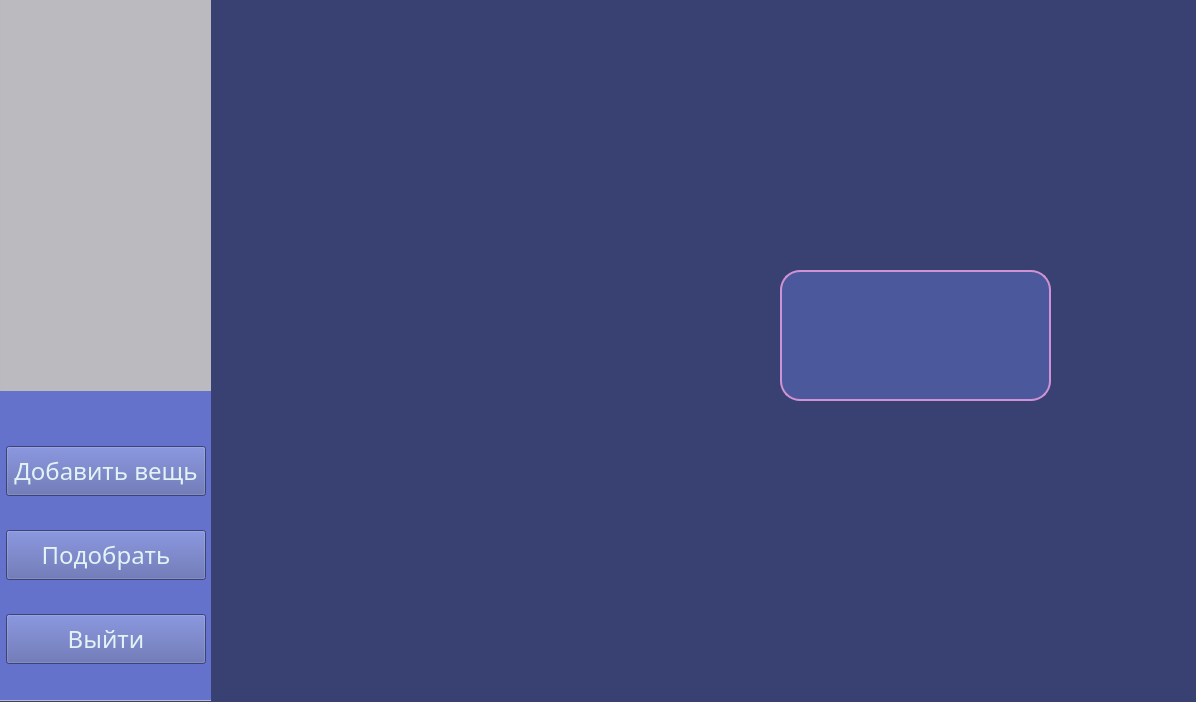
<?xml version="1.0" encoding="UTF-8"?>
<ui version="4.0">
 <class>CWW</class>
 <widget class="QMainWindow" name="CWW">
  <property name="geometry">
   <rect>
    <x>0</x>
    <y>0</y>
    <width>1196</width>
    <height>702</height>
   </rect>
  </property>
  <property name="baseSize">
   <size>
    <width>5</width>
    <height>0</height>
   </size>
  </property>
  <property name="windowTitle">
   <string>Connection with Weather</string>
  </property>
  <property name="windowIcon">
   <iconset>
    <normaloff>../icon/icon4.png</normaloff>../icon/icon4.png</iconset>
  </property>
  <property name="styleSheet">
   <string notr="true">background-color: rgb(57, 65, 115);</string>
  </property>
  <property name="animated">
   <bool>true</bool>
  </property>
  <widget class="QWidget" name="centralwidget">
   <widget class="QFrame" name="frame">
    <property name="geometry">
     <rect>
      <x>0</x>
      <y>0</y>
      <width>211</width>
      <height>701</height>
     </rect>
    </property>
    <property name="styleSheet">
     <string notr="true">background-color: rgb(189, 189, 190);</string>
    </property>
    <property name="frameShape">
     <enum>QFrame::NoFrame</enum>
    </property>
    <property name="frameShadow">
     <enum>QFrame::Raised</enum>
    </property>
    <widget class="QFrame" name="frame_2">
     <property name="geometry">
      <rect>
       <x>0</x>
       <y>389</y>
       <width>211</width>
       <height>311</height>
      </rect>
     </property>
     <property name="styleSheet">
      <string notr="true">background-color: rgb(101, 114, 203);</string>
     </property>
     <property name="frameShape">
      <enum>QFrame::NoFrame</enum>
     </property>
     <property name="frameShadow">
      <enum>QFrame::Raised</enum>
     </property>
     <layout class="QGridLayout" name="gird" rowstretch="0,0,0" columnstretch="0">
      <property name="sizeConstraint">
       <enum>QLayout::SetDefaultConstraint</enum>
      </property>
      <property name="leftMargin">
       <number>6</number>
      </property>
      <property name="topMargin">
       <number>29</number>
      </property>
      <property name="rightMargin">
       <number>5</number>
      </property>
      <property name="bottomMargin">
       <number>8</number>
      </property>
      <property name="horizontalSpacing">
       <number>14</number>
      </property>
      <property name="verticalSpacing">
       <number>6</number>
      </property>
      <item row="2" column="0">
       <widget class="QPushButton" name="btn_exit">
        <property name="enabled">
         <bool>true</bool>
        </property>
        <property name="sizePolicy">
         <sizepolicy hsizetype="Minimum" vsizetype="Minimum">
          <horstretch>0</horstretch>
          <verstretch>0</verstretch>
         </sizepolicy>
        </property>
        <property name="minimumSize">
         <size>
          <width>100</width>
          <height>50</height>
         </size>
        </property>
        <property name="maximumSize">
         <size>
          <width>300</width>
          <height>50</height>
         </size>
        </property>
        <property name="font">
         <font>
          <family>Candara Light</family>
          <pointsize>18</pointsize>
         </font>
        </property>
        <property name="cursor">
         <cursorShape>PointingHandCursor</cursorShape>
        </property>
        <property name="toolTip">
         <string>Закрыть приложение</string>
        </property>
        <property name="styleSheet">
         <string notr="true">QPushButton {
	background-color: rgb(82, 94, 166);
	color: rgb(227, 243, 245);
	border-left: 1px sold rgb(89, 102, 180);
	border-right: 1px sold rgb(89, 102, 180);
	border-bottom: 5px sold rgb(89, 102, 180);
}
QPushButton:hover {
	background-color: rgb(211, 74, 40);
	border-left: 1px sold rgb(110, 225, 250);
	border-right: 1px sold rgb(110, 225, 250);
	border-bottom: 5px sold rgb(110, 225, 250);
}</string>
        </property>
        <property name="text">
         <string>Выйти</string>
        </property>
        <property name="shortcut">
         <string>Return, 3</string>
        </property>
       </widget>
      </item>
      <item row="0" column="0">
       <widget class="QPushButton" name="btn_append">
        <property name="enabled">
         <bool>true</bool>
        </property>
        <property name="sizePolicy">
         <sizepolicy hsizetype="Minimum" vsizetype="Minimum">
          <horstretch>0</horstretch>
          <verstretch>0</verstretch>
         </sizepolicy>
        </property>
        <property name="minimumSize">
         <size>
          <width>100</width>
          <height>50</height>
         </size>
        </property>
        <property name="maximumSize">
         <size>
          <width>300</width>
          <height>50</height>
         </size>
        </property>
        <property name="font">
         <font>
          <family>Candara Light</family>
          <pointsize>18</pointsize>
         </font>
        </property>
        <property name="cursor">
         <cursorShape>PointingHandCursor</cursorShape>
        </property>
        <property name="toolTip">
         <string>Добавьте новую вещь</string>
        </property>
        <property name="styleSheet">
         <string notr="true">QPushButton {
	background-color: rgb(82, 94, 166);
	color: rgb(227, 243, 245);
	border-left: 1px sold rgb(89, 102, 180);
	border-right: 1px sold rgb(89, 102, 180);
	border-bottom: 5px sold rgb(89, 102, 180);
}
QPushButton:hover {
	background-color: rgb(98, 113, 198);
	border-left: 1px sold rgb(110, 225, 250);
	border-right: 1px sold rgb(110, 225, 250);
	border-bottom: 5px sold rgb(110, 225, 250);
}</string>
        </property>
        <property name="text">
         <string>Добавить вещь</string>
        </property>
        <property name="shortcut">
         <string>Return, 1</string>
        </property>
       </widget>
      </item>
      <item row="1" column="0">
       <widget class="QPushButton" name="btn_selection">
        <property name="enabled">
         <bool>true</bool>
        </property>
        <property name="sizePolicy">
         <sizepolicy hsizetype="Minimum" vsizetype="Minimum">
          <horstretch>0</horstretch>
          <verstretch>0</verstretch>
         </sizepolicy>
        </property>
        <property name="minimumSize">
         <size>
          <width>100</width>
          <height>50</height>
         </size>
        </property>
        <property name="maximumSize">
         <size>
          <width>300</width>
          <height>50</height>
         </size>
        </property>
        <property name="font">
         <font>
          <family>Candara Light</family>
          <pointsize>18</pointsize>
         </font>
        </property>
        <property name="cursor">
         <cursorShape>PointingHandCursor</cursorShape>
        </property>
        <property name="toolTip">
         <string>Подберите одежду по погоде</string>
        </property>
        <property name="styleSheet">
         <string notr="true">QPushButton {
	background-color: rgb(82, 94, 166);
	color: rgb(227, 243, 245);
	border-left: 1px sold rgb(89, 102, 180);
	border-right: 1px sold rgb(89, 102, 180);
	border-bottom: 5px sold rgb(89, 102, 180);
}
QPushButton:hover {
	background-color: rgb(98, 113, 198);
	border-left: 1px sold rgb(110, 225, 250);
	border-right: 1px sold rgb(110, 225, 250);
	border-bottom: 5px sold rgb(110, 225, 250);
}</string>
        </property>
        <property name="text">
         <string>Подобрать</string>
        </property>
        <property name="shortcut">
         <string>Return, 2</string>
        </property>
       </widget>
      </item>
     </layout>
    </widget>
    <widget class="QLabel" name="giflabel">
     <property name="geometry">
      <rect>
       <x>0</x>
       <y>0</y>
       <width>211</width>
       <height>391</height>
      </rect>
     </property>
     <property name="cursor">
      <cursorShape>CrossCursor</cursorShape>
     </property>
     <property name="text">
      <string/>
     </property>
    </widget>
    <widget class="QTextEdit" name="time_edit">
     <property name="geometry">
      <rect>
       <x>0</x>
       <y>0</y>
       <width>211</width>
       <height>391</height>
      </rect>
     </property>
     <property name="font">
      <font>
       <family>BN Expoo</family>
       <pointsize>48</pointsize>
      </font>
     </property>
     <property name="focusPolicy">
      <enum>Qt::NoFocus</enum>
     </property>
     <property name="autoFillBackground">
      <bool>false</bool>
     </property>
     <property name="styleSheet">
      <string notr="true">color: rgb(0, 0, 0);
background: rgba(0,0,255,1%);
</string>
     </property>
     <property name="readOnly">
      <bool>true</bool>
     </property>
     <property name="html">
      <string>&lt;!DOCTYPE HTML PUBLIC &quot;-//W3C//DTD HTML 4.0//EN&quot; &quot;http://www.w3.org/TR/REC-html40/strict.dtd&quot;&gt;
&lt;html&gt;&lt;head&gt;&lt;meta name=&quot;qrichtext&quot; content=&quot;1&quot; /&gt;&lt;style type=&quot;text/css&quot;&gt;
p, li { white-space: pre-wrap; }
&lt;/style&gt;&lt;/head&gt;&lt;body style=&quot; font-family:'BN Expoo'; font-size:48pt; font-weight:400; font-style:normal;&quot;&gt;
&lt;p align=&quot;center&quot; style=&quot;-qt-paragraph-type:empty; margin-top:0px; margin-bottom:0px; margin-left:0px; margin-right:0px; -qt-block-indent:0; text-indent:0px; font-size:36pt;&quot;&gt;&lt;br /&gt;&lt;/p&gt;&lt;/body&gt;&lt;/html&gt;</string>
     </property>
    </widget>
   </widget>
   <widget class="QLabel" name="imglabel">
    <property name="geometry">
     <rect>
      <x>480</x>
      <y>200</y>
      <width>431</width>
      <height>251</height>
     </rect>
    </property>
    <property name="text">
     <string/>
    </property>
   </widget>
   <widget class="QTextEdit" name="temp">
    <property name="geometry">
     <rect>
      <x>780</x>
      <y>270</y>
      <width>271</width>
      <height>131</height>
     </rect>
    </property>
    <property name="styleSheet">
     <string notr="true">QTextEdit {
	border: 2px solid rgb(207, 146, 212);
	border-radius: 20px;
	color: #FFF;
	padding-left: 20px;
	padding-right: 20px;
	;
	background-color: rgb(76, 88, 156);
}</string>
    </property>
    <property name="readOnly">
     <bool>true</bool>
    </property>
    <property name="html">
     <string>&lt;!DOCTYPE HTML PUBLIC &quot;-//W3C//DTD HTML 4.0//EN&quot; &quot;http://www.w3.org/TR/REC-html40/strict.dtd&quot;&gt;
&lt;html&gt;&lt;head&gt;&lt;meta name=&quot;qrichtext&quot; content=&quot;1&quot; /&gt;&lt;style type=&quot;text/css&quot;&gt;
p, li { white-space: pre-wrap; }
&lt;/style&gt;&lt;/head&gt;&lt;body style=&quot; font-family:'MS Shell Dlg 2'; font-size:8.25pt; font-weight:400; font-style:normal;&quot;&gt;
&lt;p align=&quot;center&quot; style=&quot;-qt-paragraph-type:empty; margin-top:0px; margin-bottom:0px; margin-left:0px; margin-right:0px; -qt-block-indent:0; text-indent:0px;&quot;&gt;&lt;br /&gt;&lt;/p&gt;&lt;/body&gt;&lt;/html&gt;</string>
    </property>
   </widget>
  </widget>
 </widget>
 <resources/>
 <connections/>
</ui>
